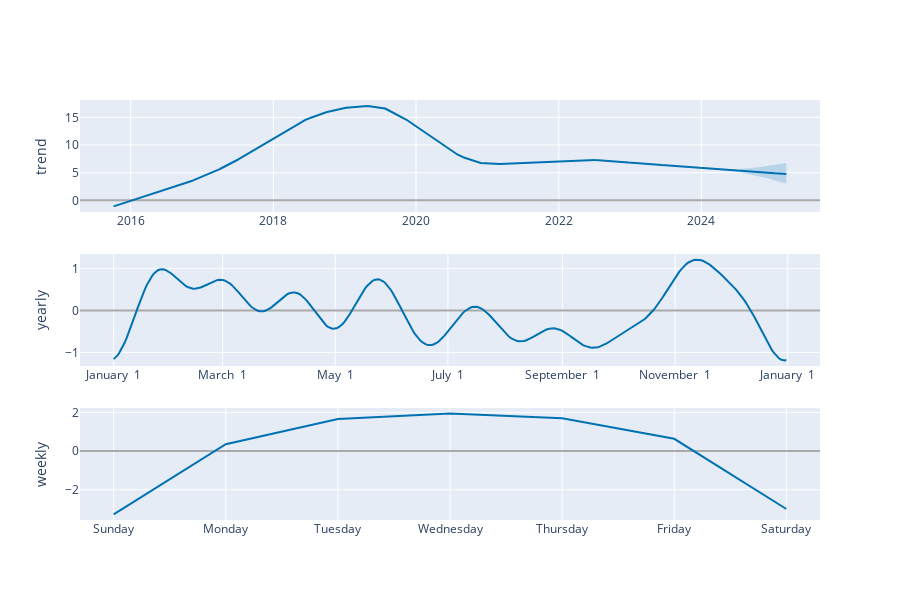

The notebook cell saved with this chart:
### Code cell
plot_components_plotly(m, forecast)

### Figure 1 — Plotly figure (JSON) as saved in the notebook; plotly's stock layout.template omitted (floating-point values rounded to 4 significant figures; data arrays with more than 128 entries replaced by an {"elided": "..."} marker saying what was removed)
{"data": [{"line": {"color": "#0072B2", "width": 2}, "mode": "lines", "name": "trend", "type": "scatter", "x": {"elided": "3445 str values"}, "xaxis": "x", "y": {"elided": "3445 float values"}, "yaxis": "y"}, {"line": {"color": "rgba(0, 114, 178, 0.2)", "width": 0}, "mode": "lines", "name": "trend_upper", "type": "scatter", "x": {"elided": "3445 str values"}, "xaxis": "x", "y": {"elided": "3445 float values"}, "yaxis": "y"}, {"fill": "tonexty", "fillcolor": "rgba(0, 114, 178, 0.2)", "line": {"color": "rgba(0, 114, 178, 0.2)", "width": 0}, "mode": "lines", "name": "trend_lower", "type": "scatter", "x": {"elided": "3445 str values"}, "xaxis": "x", "y": {"elided": "3445 float values"}, "yaxis": "y"}, {"line": {"color": "#0072B2", "width": 2}, "mode": "lines", "name": "yearly", "type": "scatter", "x": {"elided": "365 str values"}, "xaxis": "x2", "y": {"elided": "365 float values"}, "yaxis": "y2"}, {"line": {"color": "#0072B2", "width": 2}, "mode": "lines", "name": "weekly", "type": "scatter", "x": ["2017-01-01T00:00:00", "2017-01-02T00:00:00", "2017-01-03T00:00:00", "2017-01-04T00:00:00", "2017-01-05T00:00:00", "2017-01-06T00:00:00", "2017-01-07T00:00:00"], "xaxis": "x3", "y": [-3.279, 0.3527, 1.656, 1.94, 1.694, 0.6351, -2.999], "yaxis": "y3"}], "layout": {"height": 600, "showlegend": false, "width": 900, "xaxis": {"anchor": "y", "domain": [0, 1], "range": ["2015-04-16T19:12:00", "2025-08-30T04:48:00"], "type": "date"}, "xaxis2": {"anchor": "y2", "domain": [0, 1], "range": ["2016-12-13T18:54:02.958904115", "2018-01-18T11:04:57.863013581"], "tickformat": "%B %e", "type": "date"}, "xaxis3": {"anchor": "y3", "domain": [0, 1], "range": ["2016-12-31T16:48:00", "2017-01-07T07:12:00"], "tickformat": "%A", "type": "date"}, "yaxis": {"anchor": "x", "domain": [0.7333, 1], "rangemode": "normal", "title": {"text": "trend"}, "zerolinecolor": "#AAA"}, "yaxis2": {"anchor": "x2", "domain": [0.3667, 0.6333], "title": {"text": "yearly"}, "zerolinecolor": "#AAA"}, "yaxis3": {"anchor": "x3", "domain": [0, 0.2667], "title": {"text": "weekly"}, "zerolinecolor": "#AAA"}}}
